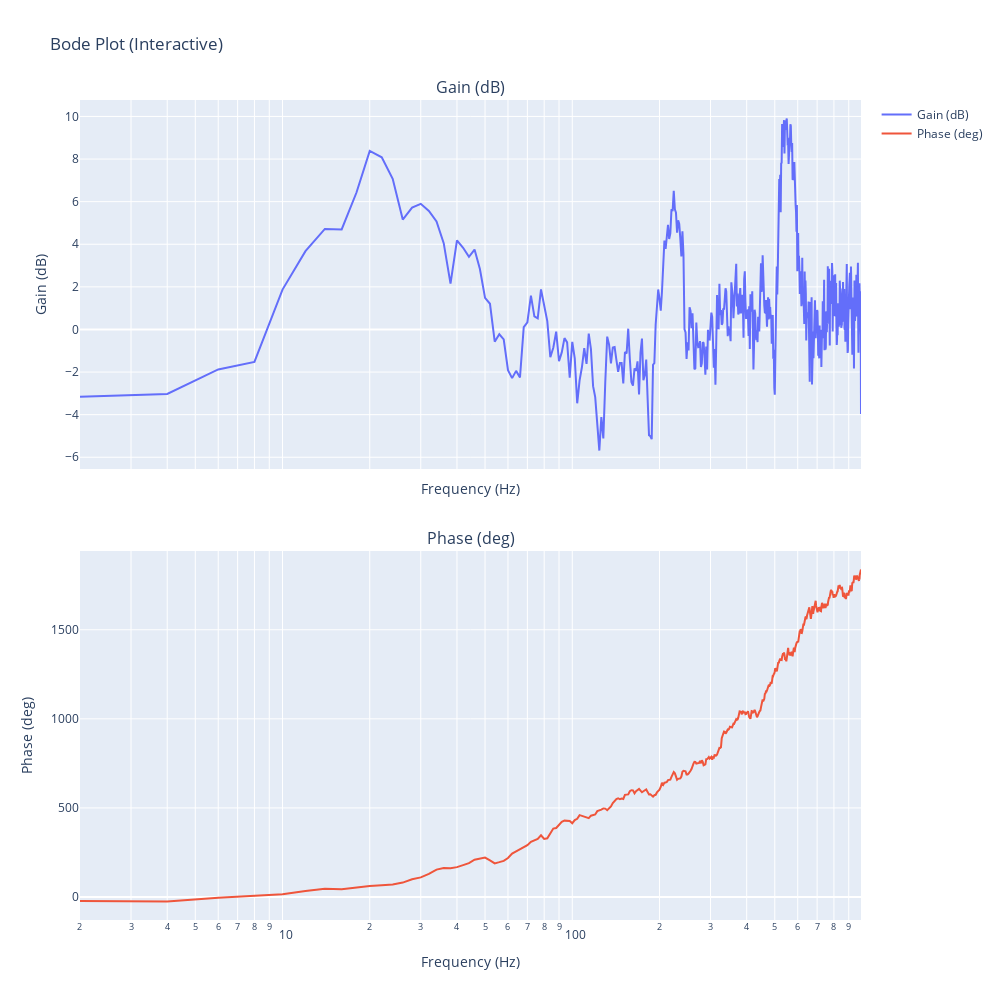

Notebook code cell kept with this figure:
### Code cell
#freq_resp_unit_test
import tkinter as tk
from tkinter.filedialog import askopenfilename

bbl_path = askopenfilename()
#计算Pitch轴Setpoint与Gyro频率响应
analyze_blackbox(file_path=bbl_path, input_field_name='setpoint[2]', output_field_name='gyroADC[2]', throttle_range=(0,500))

#计算1号电机的油门信号和回传转速的频率响应
analyze_blackbox(file_path=bbl_path, input_field_name='motor[0]', output_field_name='debug[0]', throttle_range=(0,500))

### Figure 1 — Plotly figure (JSON) as saved in the notebook; plotly's stock layout.template omitted (floating-point values rounded to 4 significant figures; data arrays with more than 128 entries replaced by an {"elided": "..."} marker saying what was removed)
{"data": [{"hovertemplate": "Freq: %{x:.2f} Hz<br>Gain: %{y:.2f} dB", "mode": "lines", "name": "Gain (dB)", "type": "scatter", "x": {"elided": "496 float values"}, "xaxis": "x", "y": {"elided": "496 float values"}, "yaxis": "y"}, {"hovertemplate": "Freq: %{x:.2f} Hz<br>Phase: %{y:.2f} deg", "mode": "lines", "name": "Phase (deg)", "type": "scatter", "x": {"elided": "496 float values"}, "xaxis": "x2", "y": {"elided": "496 float values"}, "yaxis": "y2"}], "layout": {"annotations": [{"font": {"size": 16}, "showarrow": false, "text": "Gain (dB)", "x": 0.5, "xanchor": "center", "xref": "paper", "y": 1, "yanchor": "bottom", "yref": "paper"}, {"font": {"size": 16}, "showarrow": false, "text": "Phase (deg)", "x": 0.5, "xanchor": "center", "xref": "paper", "y": 0.45, "yanchor": "bottom", "yref": "paper"}], "height": 1000, "hovermode": "x unified", "title": {"text": "Bode Plot (Interactive)"}, "width": 1000, "xaxis": {"anchor": "y", "domain": [0, 1], "matches": "x2", "showgrid": true, "showticklabels": false, "title": {"text": "Frequency (Hz)"}, "type": "log"}, "xaxis2": {"anchor": "y2", "domain": [0, 1], "showgrid": true, "title": {"text": "Frequency (Hz)"}, "type": "log"}, "yaxis": {"anchor": "x", "domain": [0.55, 1], "showgrid": true, "title": {"text": "Gain (dB)"}}, "yaxis2": {"anchor": "x2", "domain": [0, 0.45], "showgrid": true, "title": {"text": "Phase (deg)"}}}}
